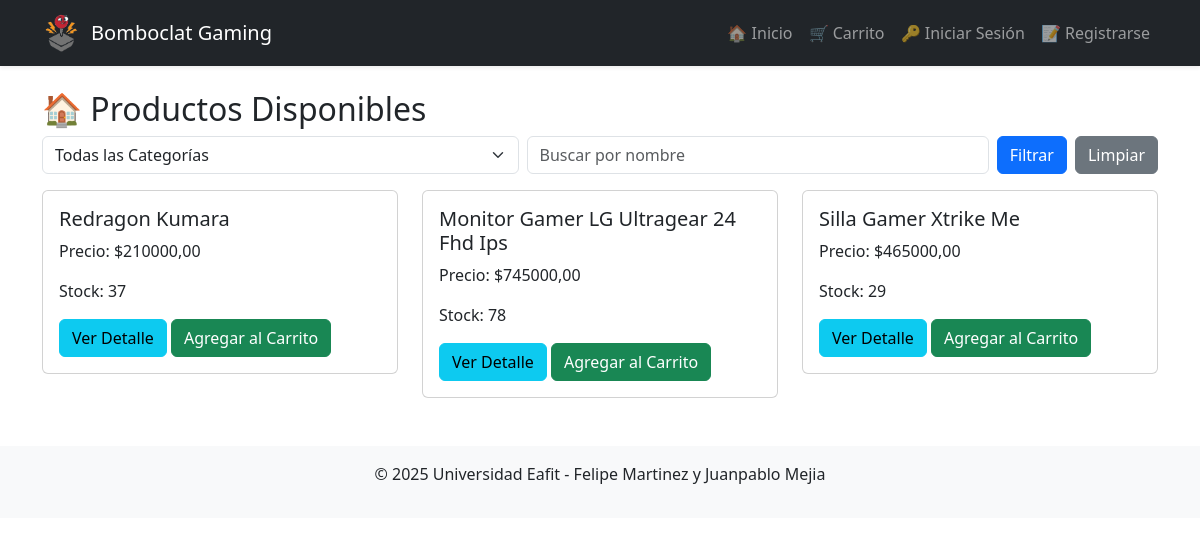
The page / on the database its author committed.
### core/models.py (models this page shows, shortened)
class Producto(models.Model):
    nombre = models.CharField(max_length=200)
    descripcion = models.TextField()
    precio = models.DecimalField(max_digits=10, decimal_places=2)
    stock = models.PositiveIntegerField()
    categoria = models.ForeignKey(Categoria, on_delete=models.CASCADE)

### core/views.py (the view)
# urls.py: path('', views.home, name='home'),
def home(request):
    categoria_id = request.GET.get('categoria')  # Filtrar por categoría
    busqueda = request.GET.get('buscar')         # Buscar por nombre
    productos = Producto.objects.all()
    if categoria_id:
        productos = productos.filter(categoria_id=categoria_id)
    if busqueda:
        productos = productos.filter(nombre__icontains=busqueda)
    categorias = Categoria.objects.all()  # Para mostrar todas las categorías disponibles
    return render(request, 'core/home.html', {'productos': productos, 'categorias': categorias})

### core/templates/core/home.html (shortened to what this page needs)
{% extends "base.html" %}
{% block content %}
<h2>🏠 Productos Disponibles</h2>
<form method="get" class="mb-3 d-flex gap-2">
    <select name="categoria" class="form-select">
        <option value="">Todas las Categorías</option>
    </select>
    <input type="text" name="buscar" class="form-control" placeholder="Buscar por nombre" value="{{ request.GET.buscar }}">
    <button type="submit" class="btn btn-primary">Filtrar</button>
    <a href="{% url 'home' %}" class="btn btn-secondary">Limpiar</a>
</form>
<div class="row">
    {% for producto in productos %}
    <div class="col-md-4 mb-4">
        <div class="card">
            <div class="card-body">
                <h5 class="card-title">{{ producto.nombre }}</h5>
                <p class="card-text">Precio: ${{ producto.precio }}</p>
                <p class="card-text">Stock: {{ producto.stock }}</p>
                <a href="{% url 'producto_detalle' producto.id %}" class="btn btn-info">Ver Detalle</a>
                <a href="{% url 'agregar_al_carrito' producto.id %}" class="btn btn-success">Agregar al Carrito</a>
            </div>
        </div>
    </div>
    {% empty %}
    <p>No hay productos disponibles con los criterios seleccionados.</p>
    {% endfor %}
</div>
{% endblock %}

### rows shown on the page
Producto: nombre "Redragon Kumara", precio "210000,00", stock "37"
Producto: nombre "Monitor Gamer LG Ultragear 24 Fhd Ips", precio "745000,00", stock "78"
Producto: nombre "Silla Gamer Xtrike Me", precio "465000,00", stock "29"
